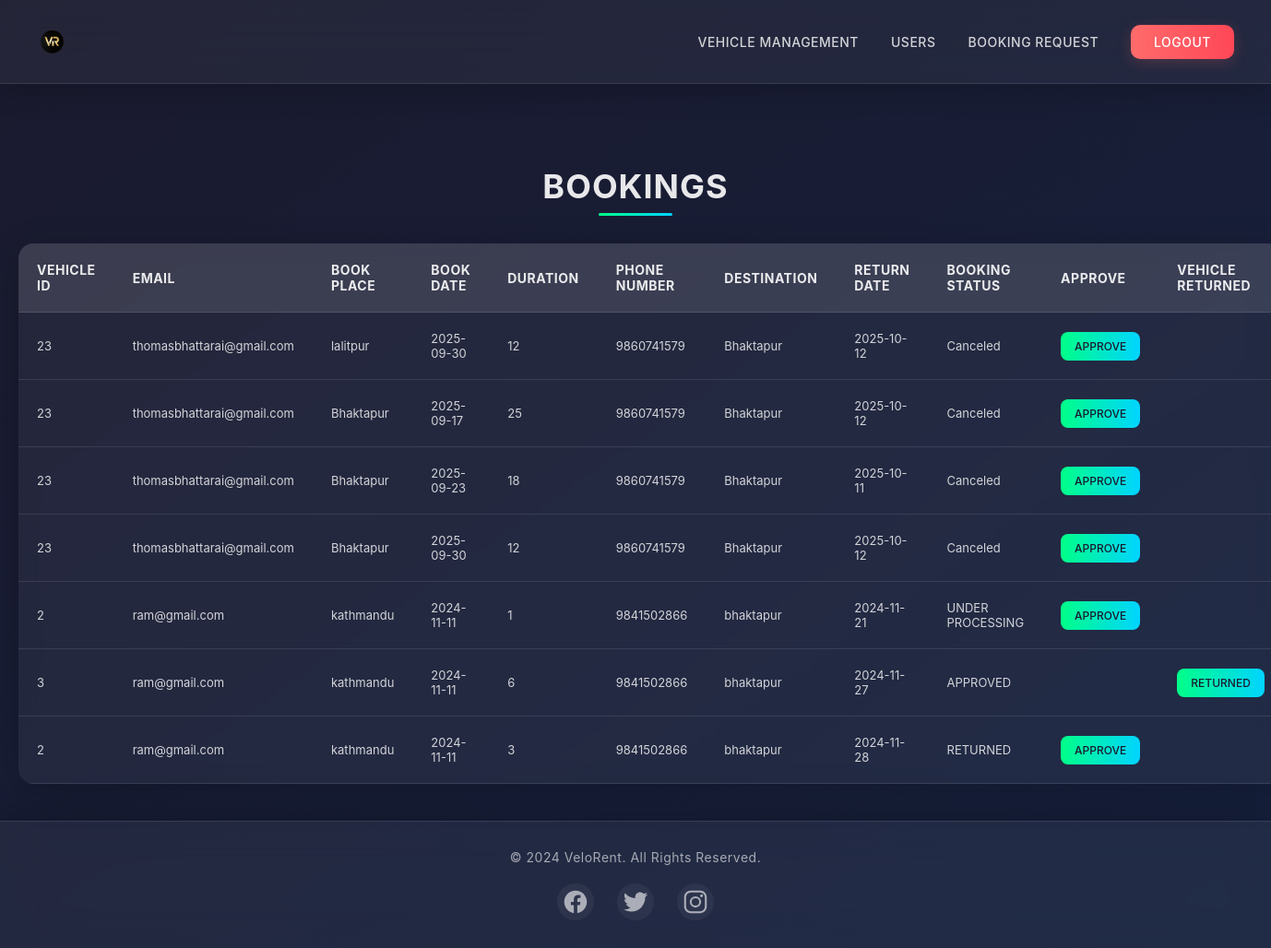
/adminbook.php, run on an earlier commit of the app's database.
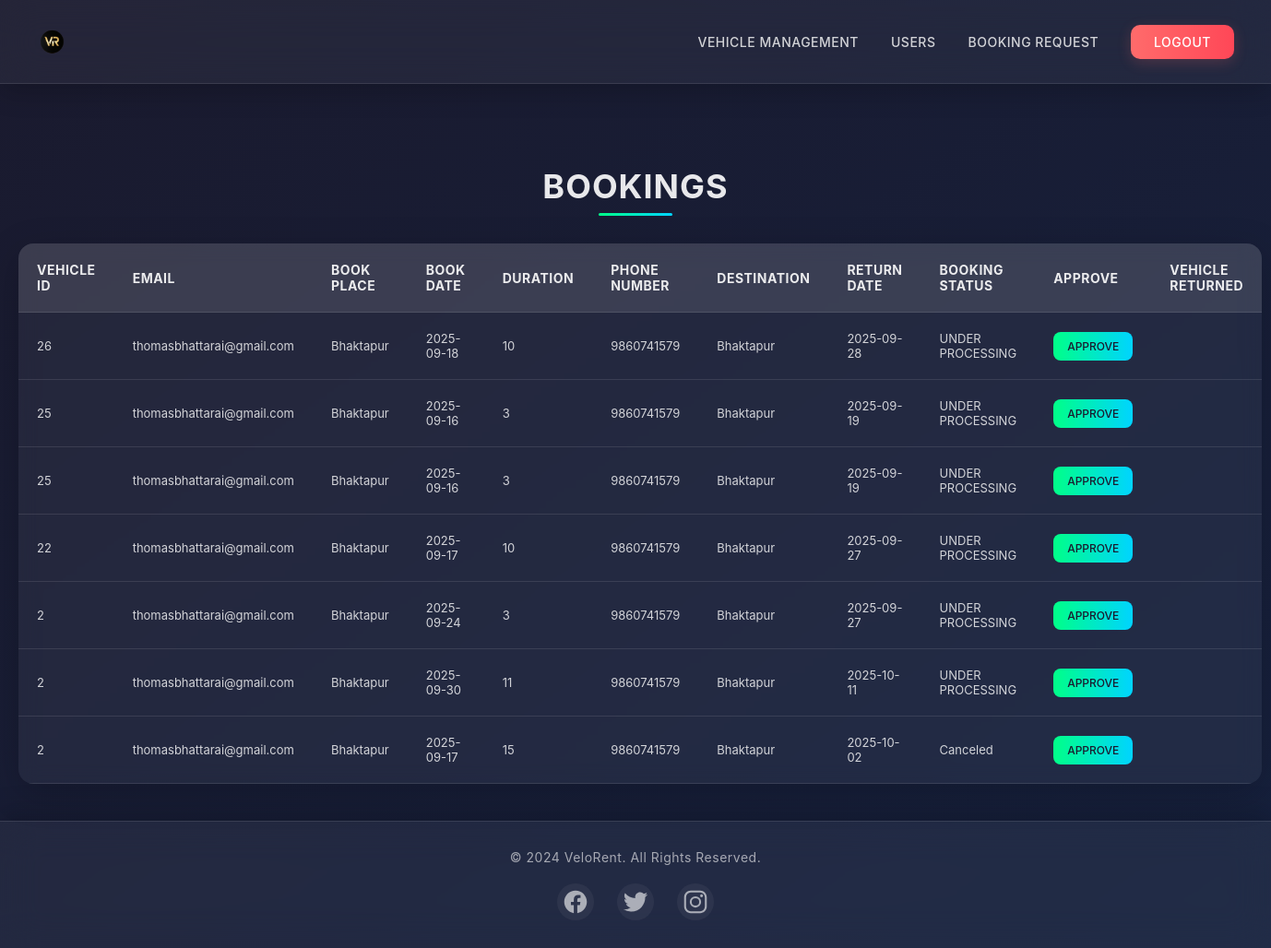
And on a later commit of the database.
### tables this page shows
CREATE TABLE `booking` (
  `BOOK_ID` int(11) NOT NULL,
  `VEHICLE_ID` int(11) NOT NULL,
  `EMAIL` varchar(255) NOT NULL,
  `BOOK_PLACE` varchar(255) NOT NULL,
  `BOOK_DATE` date NOT NULL,
  `DURATION` int(11) NOT NULL,
  `PHONE_NUMBER` bigint(20) NOT NULL,
  `DESTINATION` varchar(255) NOT NULL,
  `RETURN_DATE` date NOT NULL,
  `PRICE` int(11) NOT NULL,
  `BOOK_STATUS` varchar(255) NOT NULL DEFAULT 'UNDER PROCESSING',
  `FINE` decimal(10,2) DEFAULT 0.00
);

### adminbook.php (the view, shortened to what this page needs)
<!DOCTYPE html>
<html lang="en">
<head>
    <link rel="stylesheet" href="css/adminbook.css">
</head>
<body>
<div class="main-content">
    <div class="navbar">
        <img style="height: 50px;" src="images/icon.png" alt="">
        <div class="menu">
            <ul>
                <li><a href="adminvehicle.php">VEHICLE MANAGEMENT</a></li>
                <li><a href="adminusers.php">USERS</a></li>
                <li><a href="adminbook.php">BOOKING REQUEST</a></li>
                <li><a href="index.php" class="button">LOGOUT</a></li>
            </ul>
        </div>
    </div>
    <h1 class="header">BOOKINGS</h1>
    <table class="content-table">
        <thead>
            <tr>
                <th>VEHICLE ID</th>
                <th>EMAIL</th>
                <th>BOOK PLACE</th>
                <th>BOOK DATE</th>
                <th>DURATION</th>
                <th>PHONE NUMBER</th>
                <th>DESTINATION</th>
                <th>RETURN DATE</th>
                <th>BOOKING STATUS</th>
                <th>APPROVE</th>
                <th>VEHICLE RETURNED</th>
            </tr>
        </thead>
        <tbody>
        <?php
            require_once('connection.php');
            $query = "SELECT * FROM booking ORDER BY BOOK_ID DESC";
            $queryy = mysqli_query($con, $query);
            while ($res = mysqli_fetch_array($queryy)) {
                $isApproved = $res['BOOK_STATUS'] === 'APPROVED';
        ?>
            <tr id="row-<?php echo $res['BOOK_ID']; ?>">
                <td><?php echo $res['VEHICLE_ID']; ?></td>
                <td><?php echo $res['EMAIL']; ?></td>
                <td><?php echo $res['BOOK_PLACE']; ?></td>
                <td><?php echo $res['BOOK_DATE']; ?></td>
                <td><?php echo $res['DURATION']; ?></td>
                <td><?php echo $res['PHONE_NUMBER']; ?></td>
                <td><?php echo $res['DESTINATION']; ?></td>
                <td><?php echo $res['RETURN_DATE']; ?></td>
                <td><?php echo $res['BOOK_STATUS']; ?></td>
                <td>
                    <a href="approve.php?id=<?php echo $res['BOOK_ID']; ?>"
                       class="button approve-btn"
                       data-bookid="<?php echo $res['BOOK_ID']; ?>"
                       <?php echo $isApproved ? 'style="display:none;"' : ''; ?>>APPROVE</a>
                </td>
                <td>
                    <a href="adminreturn.php?id=<?php echo $res['VEHICLE_ID']; ?>&bookid=<?php echo $res['BOOK_ID']; ?>"
                       class="button return-btn"
                       <?php echo !$isApproved ? 'style="display:none;"' : ''; ?>>RETURNED</a>
                </td>
            </tr>
        <?php } ?>
        </tbody>
    </table>
</div>
<footer>
    <p>&copy; 2024 VeloRent. All Rights Reserved.</p>
    <div class="socials">
        <a href="#"><ion-icon name="logo-facebook"></ion-icon></a>
        <a href="#"><ion-icon name="logo-twitter"></ion-icon></a>
        <a href="#"><ion-icon name="logo-instagram"></ion-icon></a>
    </div>
</footer>
</body>
</html>

### css/adminbook.css (style rules this page uses)
* { margin: 0; padding: 0; box-sizing: border-box; font-family: 'PP Mori', 'Inter', -apple-system, BlinkMacSystemFont, 'Segoe UI', Roboto, sans-serif; -webkit-font-smoothing: antialiased; -moz-osx-font-smoothing: grayscale; }
body { min-height: 100vh; background: linear-gradient(145deg, #1a1a2e 0%, #16213e 100%); color: rgba(255, 255, 255, 0.9); overflow-x: hidden; display: flex; flex-direction: column; justify-content: space-between; }
.main-content { margin-top: 100px; flex: 1; padding: 40px 20px; position: relative; z-index: 1; }
.navbar { background: rgba(255, 255, 255, 0.05); backdrop-filter: blur(20px); box-shadow: 0 8px 30px rgba(0, 0, 0, 0.2); padding: 20px 40px; display: flex; justify-content: space-between; align-items: center; position: fixed; top: 0; left: 0; right: 0; z-index: 1000; border-bottom: 1px solid rgba(255, 255, 255, 0.1); transition: all 0.3s ease; }
.menu ul { display: flex; list-style: none; gap: 35px; align-items: center; }
.menu ul li a { color: rgba(255, 255, 255, 0.8); text-decoration: none; font-size: 14px; font-weight: 500; text-transform: uppercase; letter-spacing: 0.5px; transition: all 0.3s ease; position: relative; padding: 8px 0; display: flex; align-items: center; }
.menu ul li a::after { content: ''; position: absolute; bottom: 0; left: 0; width: 0; height: 2px; background: #00ff88; transition: width 0.3s ease; }
.menu ul li a.button { background: linear-gradient(90deg, #ff6b6b, #ff4757); padding: 10px 25px; border-radius: 10px; color: #ffffff; transition: all 0.3s ease; box-shadow: 0 4px 15px rgba(255, 107, 107, 0.2); }
.header { font-size: 36px; font-weight: 700; text-align: center; margin: 40px 0; color: rgba(255, 255, 255, 0.9); letter-spacing: 1px; position: relative; }
.header::after { content: ''; position: absolute; bottom: -10px; left: 50%; transform: translateX(-50%); width: 80px; height: 3px; background: linear-gradient(90deg, #00ff88, #00d4ff); border-radius: 2px; }
.content-table { width: 100%; max-width: 1200px; margin: 0 auto; background: rgba(255, 255, 255, 0.05); border-radius: 16px; overflow: hidden; box-shadow: 0 10px 40px rgba(0, 0, 0, 0.2); backdrop-filter: blur(10px); border-collapse: collapse; }
.content-table thead { background: rgba(255, 255, 255, 0.1); color: rgba(255, 255, 255, 0.9); font-weight: 600; text-transform: uppercase; letter-spacing: 0.5px; }
.content-table th, .content-table td { padding: 20px; text-align: left; border-bottom: 1px solid rgba(255, 255, 255, 0.1); }
.content-table th { font-size: 14px; }
.content-table td { font-size: 13px; color: rgba(255, 255, 255, 0.8); }
.content-table tbody tr { transition: all 0.3s ease; }
.content-table td a.button { display: inline-block; background: linear-gradient(90deg, #00ff88, #00d4ff); padding: 8px 15px; border-radius: 8px; color: #1a1a2e; text-decoration: none; font-size: 12px; font-weight: 500; transition: all 0.3s ease; }
footer { background: rgba(255, 255, 255, 0.05); backdrop-filter: blur(20px); padding: 30px 40px; text-align: center; border-top: 1px solid rgba(255, 255, 255, 0.1); width: 100%; box-shadow: 0 -8px 30px rgba(0, 0, 0, 0.2); transition: all 0.3s ease; margin-top: auto; }
footer p { color: rgba(255, 255, 255, 0.6); font-size: 14px; margin-bottom: 20px; letter-spacing: 0.5px; }
.socials { display: flex; justify-content: center; gap: 25px; margin-top: 15px; }
.socials a { color: rgba(255, 255, 255, 0.6); font-size: 28px; transition: all 0.3s ease; position: relative; display: flex; align-items: center; justify-content: center; width: 40px; height: 40px; border-radius: 50%; background: rgba(255, 255, 255, 0.05); }

What changed in the data, as far as the page shows it:
removed booking: VEHICLE_ID "23", EMAIL "thomasbhattarai@gmail.com", BOOK_PLACE "lalitpur", BOOK_DATE "2025-09-30", DURATION "12", PHONE_NUMBER "9860741579", DESTINATION "Bhaktapur", RETURN_DATE "2025-10-12", BOOK_STATUS "Canceled"
removed booking: VEHICLE_ID "23", EMAIL "thomasbhattarai@gmail.com", BOOK_PLACE "Bhaktapur", BOOK_DATE "2025-09-17", DURATION "25", PHONE_NUMBER "9860741579", DESTINATION "Bhaktapur", RETURN_DATE "2025-10-12", BOOK_STATUS "Canceled"
removed booking: VEHICLE_ID "23", EMAIL "thomasbhattarai@gmail.com", BOOK_PLACE "Bhaktapur", BOOK_DATE "2025-09-23", DURATION "18", PHONE_NUMBER "9860741579", DESTINATION "Bhaktapur", RETURN_DATE "2025-10-11", BOOK_STATUS "Canceled"
removed booking: VEHICLE_ID "23", EMAIL "thomasbhattarai@gmail.com", BOOK_PLACE "Bhaktapur", BOOK_DATE "2025-09-30", DURATION "12", PHONE_NUMBER "9860741579", DESTINATION "Bhaktapur", RETURN_DATE "2025-10-12", BOOK_STATUS "Canceled"
removed booking: VEHICLE_ID "2", EMAIL "ram@gmail.com", BOOK_PLACE "kathmandu", BOOK_DATE "2024-11-11", DURATION "1", PHONE_NUMBER "9841502866", DESTINATION "bhaktapur", RETURN_DATE "2024-11-21", BOOK_STATUS "UNDER PROCESSING"
removed booking: VEHICLE_ID "3", EMAIL "ram@gmail.com", BOOK_PLACE "kathmandu", BOOK_DATE "2024-11-11", DURATION "6", PHONE_NUMBER "9841502866", DESTINATION "bhaktapur", RETURN_DATE "2024-11-27", BOOK_STATUS "APPROVED"
removed booking: VEHICLE_ID "2", EMAIL "ram@gmail.com", BOOK_PLACE "kathmandu", BOOK_DATE "2024-11-11", DURATION "3", PHONE_NUMBER "9841502866", DESTINATION "bhaktapur", RETURN_DATE "2024-11-28", BOOK_STATUS "RETURNED"
added booking: VEHICLE_ID "26", EMAIL "thomasbhattarai@gmail.com", BOOK_PLACE "Bhaktapur", BOOK_DATE "2025-09-18", DURATION "10", PHONE_NUMBER "9860741579", DESTINATION "Bhaktapur", RETURN_DATE "2025-09-28", BOOK_STATUS "UNDER PROCESSING"
added booking: VEHICLE_ID "25", EMAIL "thomasbhattarai@gmail.com", BOOK_PLACE "Bhaktapur", BOOK_DATE "2025-09-16", DURATION "3", PHONE_NUMBER "9860741579", DESTINATION "Bhaktapur", RETURN_DATE "2025-09-19", BOOK_STATUS "UNDER PROCESSING"
added booking: VEHICLE_ID "25", EMAIL "thomasbhattarai@gmail.com", BOOK_PLACE "Bhaktapur", BOOK_DATE "2025-09-16", DURATION "3", PHONE_NUMBER "9860741579", DESTINATION "Bhaktapur", RETURN_DATE "2025-09-19", BOOK_STATUS "UNDER PROCESSING"
added booking: VEHICLE_ID "22", EMAIL "thomasbhattarai@gmail.com", BOOK_PLACE "Bhaktapur", BOOK_DATE "2025-09-17", DURATION "10", PHONE_NUMBER "9860741579", DESTINATION "Bhaktapur", RETURN_DATE "2025-09-27", BOOK_STATUS "UNDER PROCESSING"
added booking: VEHICLE_ID "2", EMAIL "thomasbhattarai@gmail.com", BOOK_PLACE "Bhaktapur", BOOK_DATE "2025-09-24", DURATION "3", PHONE_NUMBER "9860741579", DESTINATION "Bhaktapur", RETURN_DATE "2025-09-27", BOOK_STATUS "UNDER PROCESSING"
added booking: VEHICLE_ID "2", EMAIL "thomasbhattarai@gmail.com", BOOK_PLACE "Bhaktapur", BOOK_DATE "2025-09-30", DURATION "11", PHONE_NUMBER "9860741579", DESTINATION "Bhaktapur", RETURN_DATE "2025-10-11", BOOK_STATUS "UNDER PROCESSING"
added booking: VEHICLE_ID "2", EMAIL "thomasbhattarai@gmail.com", BOOK_PLACE "Bhaktapur", BOOK_DATE "2025-09-17", DURATION "15", PHONE_NUMBER "9860741579", DESTINATION "Bhaktapur", RETURN_DATE "2025-10-02", BOOK_STATUS "Canceled"
